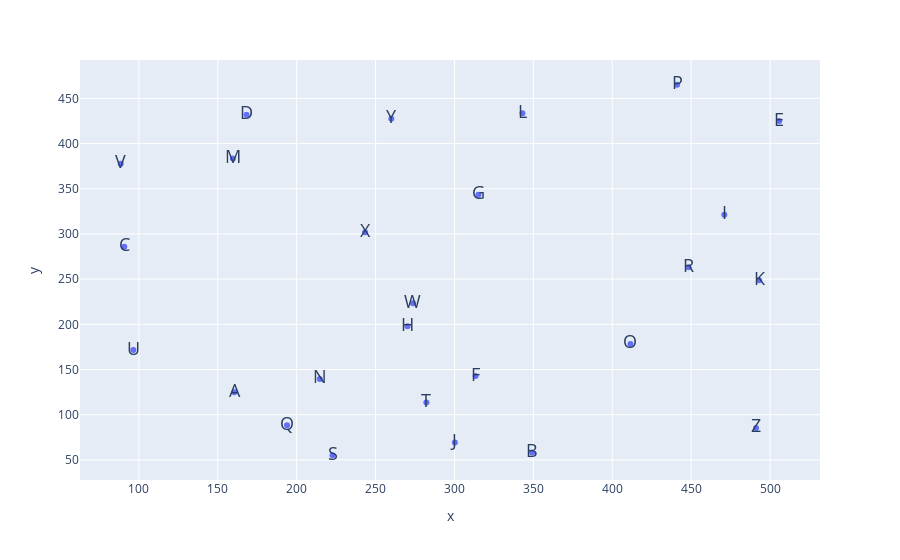

The cell this chart's notebook holds for it:
### Code cell
import plotly.express as px
fig = px.scatter(dataframe, x='x', y='y', text=dataframe.index)
## Increase the size of the text
fig.update_traces(textfont_size=18)
fig

### Figure 1 — Plotly figure (JSON) as saved in the notebook; plotly's stock layout.template omitted (floating-point values rounded to 4 significant figures)
{"data": [{"hovertemplate": "x=%{x}<br>y=%{y}<br>index=%{text}<extra></extra>", "legendgroup": "", "marker": {"color": "#636efa", "symbol": "circle"}, "mode": "markers+text", "name": "", "orientation": "v", "showlegend": false, "text": ["A", "B", "C", "D", "E", "F", "G", "H", "I", "J", "K", "L", "M", "N", "O", "P", "Q", "R", "S", "T", "U", "V", "W", "X", "Y", "Z"], "textfont": {"size": 18}, "type": "scatter", "x": [160.5, 349.2, 90.72, 168.2, 505.8, 313.4, 315.2, 270.2, 471.0, 300.3, 493.0, 343.1, 159.6, 214.6, 411.5, 441.1, 193.9, 448.4, 222.7, 282.2, 96.48, 88.5, 273.7, 243.3, 260.0, 491.1], "xaxis": "x", "y": [124.9, 58.04, 286.0, 432.0, 425.0, 142.8, 343.3, 197.9, 321.3, 69.29, 248.8, 433.6, 383.5, 139.6, 178.3, 465.1, 88.44, 263.1, 55.12, 113.5, 171.6, 377.7, 223.2, 301.9, 427.4, 85.36], "yaxis": "y"}], "layout": {"legend": {"tracegroupgap": 0}, "margin": {"t": 60}, "xaxis": {"anchor": "y", "domain": [0, 1], "title": {"text": "x"}}, "yaxis": {"anchor": "x", "domain": [0, 1], "title": {"text": "y"}}}}
